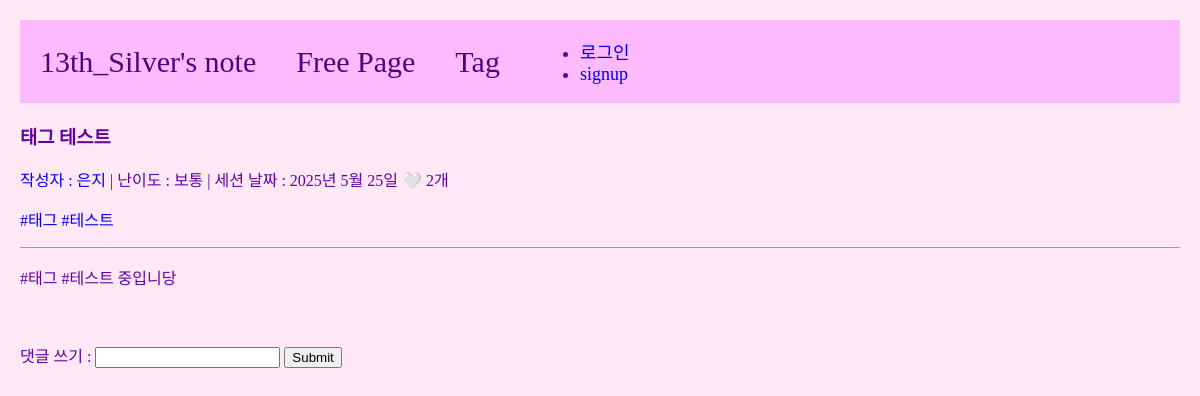
The page /1 on the database its author committed.
### main/models.py (models this page shows, shortened)
class Post(models.Model):
    title = models.CharField(max_length=50)
    writer = models.ForeignKey(User, null=False, blank=False, on_delete=models.CASCADE)
    difficulty = models.CharField(max_length=30)
    content = models.TextField()
    pub_date = models.DateField()
    image = models.ImageField(upload_to="post/", blank=True, null=True)
    tags = models.ManyToManyField(Tag, related_name='posts', blank=True)
    like = models.ManyToManyField(User, related_name='likes', blank=True)
    like_count = models.PositiveIntegerField(default=0)

class Tag(models.Model):
    name = models.CharField(max_length=30, null=False, blank=False)

### main/views.py (the view, shortened to what this page needs)
# urls.py: path('<int:id>', views.detail, name="detail"),
def detail(request, id):
    post = get_object_or_404(Post, pk=id)
    if request.method == 'GET':
        comments = Comment.objects.filter(post=post)
        return render(request, 'main/detail.html', {'post':post, 'comments': comments})

### main/templates/main/detail.html (shortened to what this page needs)
{% extends 'base.html' %}
{% load static %}
{% block content %}
    <h3>{{post.title}}</h3>
    <a href="{% url 'users:mypage' user_id=post.writer.id %}">작성자 : {{post.writer}}</a>
        | 난이도 : {% if post.difficulty == 'easy' %}쉬움
                {% elif post.difficulty == 'normal' %}보통
                {% elif post.difficulty == 'hard' %}어려움
                {% endif %}
        | 세션 날짜 : {{post.pub_date}}
        <a href="{% url 'main:likes' post.id %}">
            {% if user in post.like.all %} ❤️ {% else %} 🤍 {% endif %}
        </a>
        {{post.like_count}}개
        <p>
            {% for tag in post.tags.all %}
                <a href="{% url 'main:tag-posts' tag.id %}">#{{ tag.name }}</a>
            {% endfor %}
        </p>
        <hr/>
        <p>{{post.content}}</p>
    <br>
    <div class="comment_container">
        <div class="comment_form">
            <form action="{% url 'main:detail' post.id %}" method="POST">
                댓글 쓰기 : <input type="text" name="content">
                <input type="submit" name="submit">
            </form>
        </div>
    </div>
{% endblock %}

### project/templates/base.html (style rules this page uses)
a { text-decoration: none; }
.body-container { background-color: #FFE8F6; color: #6202a3; margin: 20px; }

### rows shown on the page
Post: title "태그 테스트", writer "은지", pub_date "2025년 5월 25일", like_count "2", content "#태그 #테스트 중입니당"
Tag: name "태그"
Tag: name "테스트"
